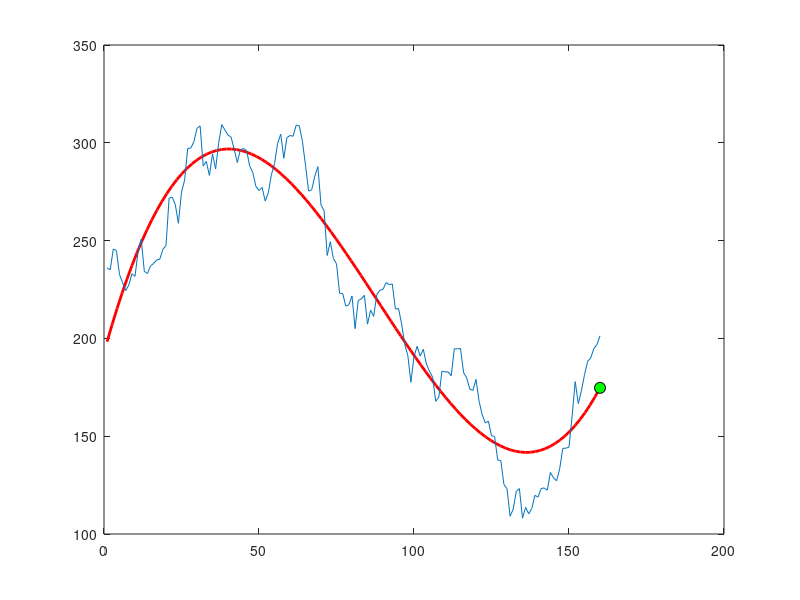

Recreate this plot in MATLAB.
data = csvread('tesla.csv');
n = 160;
X = data(1:n, 1);
Y = data(1:n, 6);


% Define the order of the polynomial for curve fitting
order = 3;

% Fit a polynomial regression model
coefficients = polyfit(X, Y, order);

% Define the x-values for extrapolation
x = n;

% Evaluate the polynomial at the extrapolation point
y = polyval(coefficients, x);

% Output the extrapolated value
y

% Plot the fitted polynomial curve
x_fit = linspace(min(X), max(X), 100);  % Generate x-values for the curve
y_fit = polyval(coefficients, x_fit);   % Evaluate the polynomial at the x-values
plot(x_fit, y_fit, 'r-', 'LineWidth', 2);

hold on;

% Plot the extrapolation point
plot(x, y, 'ko', 'MarkerFaceColor', 'g', 'MarkerSize', 8);

plot(X, Y, '-')